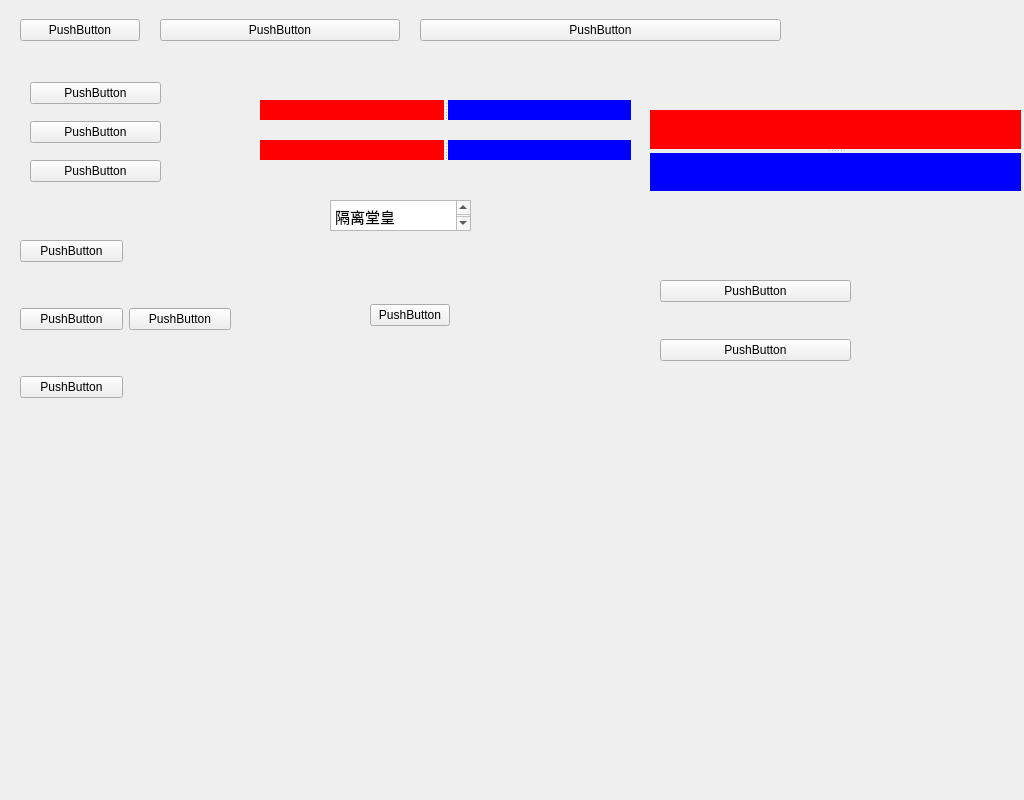
<?xml version="1.0" encoding="UTF-8"?>
<ui version="4.0">
 <class>Widget</class>
 <widget class="QWidget" name="Widget">
  <property name="geometry">
   <rect>
    <x>0</x>
    <y>0</y>
    <width>1024</width>
    <height>800</height>
   </rect>
  </property>
  <property name="windowTitle">
   <string>Widget</string>
  </property>
  <widget class="QWidget" name="gridLayoutWidget">
   <property name="geometry">
    <rect>
     <x>20</x>
     <y>200</y>
     <width>211</width>
     <height>241</height>
    </rect>
   </property>
   <layout class="QGridLayout" name="gridLayout">
    <item row="1" column="0">
     <widget class="QPushButton" name="pushButton_9">
      <property name="text">
       <string>PushButton</string>
      </property>
     </widget>
    </item>
    <item row="2" column="0">
     <widget class="QPushButton" name="pushButton_7">
      <property name="text">
       <string>PushButton</string>
      </property>
     </widget>
    </item>
    <item row="0" column="0">
     <widget class="QPushButton" name="pushButton_8">
      <property name="text">
       <string>PushButton</string>
      </property>
     </widget>
    </item>
    <item row="1" column="1">
     <widget class="QPushButton" name="pushButton_10">
      <property name="text">
       <string>PushButton</string>
      </property>
     </widget>
    </item>
   </layout>
  </widget>
  <widget class="QSplitter" name="splitter_2">
   <property name="geometry">
    <rect>
     <x>260</x>
     <y>140</y>
     <width>371</width>
     <height>20</height>
    </rect>
   </property>
   <property name="orientation">
    <enum>Qt::Horizontal</enum>
   </property>
   <property name="opaqueResize">
    <bool>false</bool>
   </property>
   <widget class="QWidget" name="widget_3" native="true">
    <property name="styleSheet">
     <string notr="true">QWidget{background-color:red}</string>
    </property>
   </widget>
   <widget class="QWidget" name="widget_4" native="true">
    <property name="styleSheet">
     <string notr="true">QWidget{background-color:blue}</string>
    </property>
   </widget>
  </widget>
  <widget class="QSplitter" name="splitter_3">
   <property name="geometry">
    <rect>
     <x>650</x>
     <y>110</y>
     <width>371</width>
     <height>81</height>
    </rect>
   </property>
   <property name="orientation">
    <enum>Qt::Vertical</enum>
   </property>
   <property name="childrenCollapsible">
    <bool>false</bool>
   </property>
   <widget class="QWidget" name="widget_5" native="true">
    <property name="styleSheet">
     <string notr="true">QWidget{background-color:red}</string>
    </property>
   </widget>
   <widget class="QWidget" name="widget_6" native="true">
    <property name="styleSheet">
     <string notr="true">QWidget{background-color:blue}</string>
    </property>
   </widget>
  </widget>
  <widget class="QWidget" name="layoutWidget">
   <property name="geometry">
    <rect>
     <x>20</x>
     <y>10</y>
     <width>761</width>
     <height>41</height>
    </rect>
   </property>
   <layout class="QHBoxLayout" name="horizontalLayout" stretch="1,2,3">
    <property name="spacing">
     <number>20</number>
    </property>
    <item>
     <widget class="QPushButton" name="pushButton">
      <property name="text">
       <string>PushButton</string>
      </property>
     </widget>
    </item>
    <item>
     <widget class="QPushButton" name="pushButton_2">
      <property name="text">
       <string>PushButton</string>
      </property>
     </widget>
    </item>
    <item>
     <widget class="QPushButton" name="pushButton_3">
      <property name="text">
       <string>PushButton</string>
      </property>
     </widget>
    </item>
   </layout>
  </widget>
  <widget class="QWidget" name="layoutWidget">
   <property name="geometry">
    <rect>
     <x>30</x>
     <y>80</y>
     <width>131</width>
     <height>107</height>
    </rect>
   </property>
   <layout class="QVBoxLayout" name="verticalLayout" stretch="1,3,6">
    <property name="spacing">
     <number>15</number>
    </property>
    <item>
     <widget class="QPushButton" name="pushButton_4">
      <property name="text">
       <string>PushButton</string>
      </property>
     </widget>
    </item>
    <item>
     <widget class="QPushButton" name="pushButton_5">
      <property name="text">
       <string>PushButton</string>
      </property>
     </widget>
    </item>
    <item>
     <widget class="QPushButton" name="pushButton_6">
      <property name="text">
       <string>PushButton</string>
      </property>
     </widget>
    </item>
   </layout>
  </widget>
  <widget class="QSplitter" name="splitter">
   <property name="geometry">
    <rect>
     <x>260</x>
     <y>100</y>
     <width>371</width>
     <height>20</height>
    </rect>
   </property>
   <property name="orientation">
    <enum>Qt::Horizontal</enum>
   </property>
   <widget class="QWidget" name="widget" native="true">
    <property name="styleSheet">
     <string notr="true">QWidget{background-color:red}</string>
    </property>
   </widget>
   <widget class="QWidget" name="widget_2" native="true">
    <property name="styleSheet">
     <string notr="true">QWidget{background-color:blue}</string>
    </property>
   </widget>
  </widget>
  <widget class="QWidget" name="horizontalLayoutWidget">
   <property name="geometry">
    <rect>
     <x>330</x>
     <y>230</y>
     <width>231</width>
     <height>171</height>
    </rect>
   </property>
   <layout class="QHBoxLayout" name="horizontalLayout_2">
    <item>
     <spacer name="horizontalSpacer">
      <property name="orientation">
       <enum>Qt::Horizontal</enum>
      </property>
      <property name="sizeType">
       <enum>QSizePolicy::Fixed</enum>
      </property>
      <property name="sizeHint" stdset="0">
       <size>
        <width>40</width>
        <height>20</height>
       </size>
      </property>
     </spacer>
    </item>
    <item>
     <widget class="QPushButton" name="pushButton_11">
      <property name="text">
       <string>PushButton</string>
      </property>
     </widget>
    </item>
    <item>
     <spacer name="horizontalSpacer_2">
      <property name="orientation">
       <enum>Qt::Horizontal</enum>
      </property>
      <property name="sizeHint" stdset="0">
       <size>
        <width>40</width>
        <height>20</height>
       </size>
      </property>
     </spacer>
    </item>
   </layout>
  </widget>
  <widget class="QTextEdit" name="textEdit">
   <property name="geometry">
    <rect>
     <x>330</x>
     <y>200</y>
     <width>141</width>
     <height>31</height>
    </rect>
   </property>
   <property name="html">
    <string>&lt;!DOCTYPE HTML PUBLIC &quot;-//W3C//DTD HTML 4.0//EN&quot; &quot;http://www.w3.org/TR/REC-html40/strict.dtd&quot;&gt;
&lt;html&gt;&lt;head&gt;&lt;meta name=&quot;qrichtext&quot; content=&quot;1&quot; /&gt;&lt;style type=&quot;text/css&quot;&gt;
p, li { white-space: pre-wrap; }
&lt;/style&gt;&lt;/head&gt;&lt;body style=&quot; font-family:'Ubuntu'; font-size:11pt; font-weight:400; font-style:normal;&quot;&gt;
&lt;p style=&quot; margin-top:0px; margin-bottom:0px; margin-left:0px; margin-right:0px; -qt-block-indent:0; text-indent:0px;&quot;&gt;隔离堂皇&lt;/p&gt;&lt;/body&gt;&lt;/html&gt;</string>
   </property>
  </widget>
  <widget class="QWidget" name="verticalLayoutWidget">
   <property name="geometry">
    <rect>
     <x>660</x>
     <y>250</y>
     <width>191</width>
     <height>141</height>
    </rect>
   </property>
   <layout class="QVBoxLayout" name="verticalLayout_2">
    <item>
     <spacer name="verticalSpacer">
      <property name="orientation">
       <enum>Qt::Vertical</enum>
      </property>
      <property name="sizeHint" stdset="0">
       <size>
        <width>20</width>
        <height>40</height>
       </size>
      </property>
     </spacer>
    </item>
    <item>
     <widget class="QPushButton" name="pushButton_12">
      <property name="text">
       <string>PushButton</string>
      </property>
     </widget>
    </item>
    <item>
     <spacer name="verticalSpacer_2">
      <property name="orientation">
       <enum>Qt::Vertical</enum>
      </property>
      <property name="sizeHint" stdset="0">
       <size>
        <width>20</width>
        <height>40</height>
       </size>
      </property>
     </spacer>
    </item>
    <item>
     <widget class="QPushButton" name="pushButton_13">
      <property name="text">
       <string>PushButton</string>
      </property>
     </widget>
    </item>
    <item>
     <spacer name="verticalSpacer_3">
      <property name="orientation">
       <enum>Qt::Vertical</enum>
      </property>
      <property name="sizeHint" stdset="0">
       <size>
        <width>20</width>
        <height>40</height>
       </size>
      </property>
     </spacer>
    </item>
   </layout>
  </widget>
 </widget>
 <resources/>
 <connections/>
</ui>
